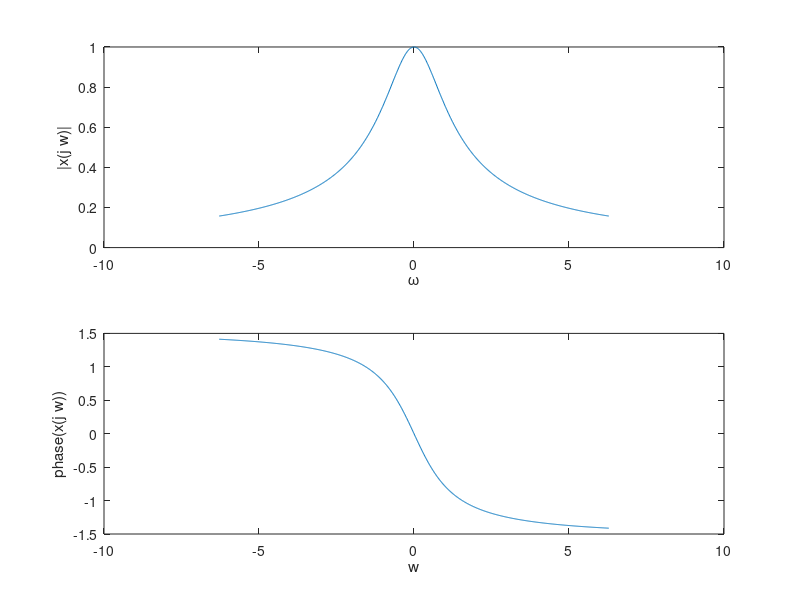

The MATLAB source for this figure:
 %Plotting magnitude and phase of complex functions of a real variable

 %Plot the magnitude and phase of the function X(jω)=jω/(1+jω) as a function of ω for −10π≤ω≤10π

omega = linspace(-2*pi,2*pi,1000);
%x = (j*omega)./(1+j*omega);
x = 1./(1+j*omega);
subplot(2,1,1),plot(omega,abs(x));
xlabel('\omega'),ylabel('|x(j w)|');
subplot(2,1,2),plot(omega,angle(x));
xlabel('w'),ylabel('phase(x(j w))');
